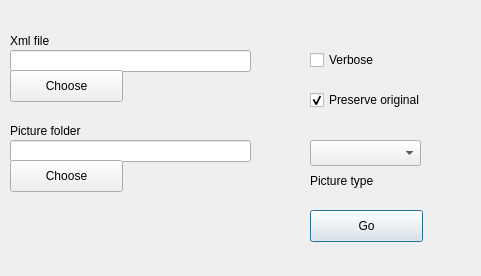
<?xml version="1.0" encoding="UTF-8"?>
<ui version="4.0">
 <class>Dialog</class>
 <widget class="QDialog" name="Dialog">
  <property name="geometry">
   <rect>
    <x>0</x>
    <y>0</y>
    <width>481</width>
    <height>276</height>
   </rect>
  </property>
  <property name="windowTitle">
   <string>Geotagger</string>
  </property>
  <widget class="QCheckBox" name="verbose">
   <property name="geometry">
    <rect>
     <x>310</x>
     <y>50</y>
     <width>87</width>
     <height>20</height>
    </rect>
   </property>
   <property name="text">
    <string>Verbose</string>
   </property>
  </widget>
  <widget class="QCheckBox" name="preserveOriginal">
   <property name="geometry">
    <rect>
     <x>310</x>
     <y>90</y>
     <width>131</width>
     <height>20</height>
    </rect>
   </property>
   <property name="text">
    <string>Preserve original</string>
   </property>
   <property name="checked">
    <bool>true</bool>
   </property>
  </widget>
  <widget class="QComboBox" name="pictureType">
   <property name="geometry">
    <rect>
     <x>310</x>
     <y>140</y>
     <width>111</width>
     <height>26</height>
    </rect>
   </property>
  </widget>
  <widget class="QPushButton" name="goButton">
   <property name="geometry">
    <rect>
     <x>310</x>
     <y>210</y>
     <width>113</width>
     <height>32</height>
    </rect>
   </property>
   <property name="text">
    <string>Go</string>
   </property>
  </widget>
  <widget class="QLabel" name="fileName">
   <property name="geometry">
    <rect>
     <x>10</x>
     <y>20</y>
     <width>81</width>
     <height>41</height>
    </rect>
   </property>
   <property name="text">
    <string>Xml file</string>
   </property>
  </widget>
  <widget class="QLineEdit" name="filename">
   <property name="geometry">
    <rect>
     <x>10</x>
     <y>50</y>
     <width>241</width>
     <height>22</height>
    </rect>
   </property>
   <property name="readOnly">
    <bool>true</bool>
   </property>
  </widget>
  <widget class="QLabel" name="label">
   <property name="geometry">
    <rect>
     <x>10</x>
     <y>110</y>
     <width>91</width>
     <height>41</height>
    </rect>
   </property>
   <property name="text">
    <string>Picture folder</string>
   </property>
  </widget>
  <widget class="QLineEdit" name="picturefolder">
   <property name="geometry">
    <rect>
     <x>10</x>
     <y>140</y>
     <width>241</width>
     <height>22</height>
    </rect>
   </property>
   <property name="readOnly">
    <bool>true</bool>
   </property>
  </widget>
  <widget class="QLabel" name="label_2">
   <property name="geometry">
    <rect>
     <x>310</x>
     <y>160</y>
     <width>91</width>
     <height>41</height>
    </rect>
   </property>
   <property name="text">
    <string>Picture type</string>
   </property>
  </widget>
  <widget class="QPushButton" name="chooseFileButton">
   <property name="geometry">
    <rect>
     <x>10</x>
     <y>70</y>
     <width>113</width>
     <height>32</height>
    </rect>
   </property>
   <property name="text">
    <string>Choose</string>
   </property>
  </widget>
  <widget class="QPushButton" name="chooseDirButton">
   <property name="geometry">
    <rect>
     <x>10</x>
     <y>160</y>
     <width>113</width>
     <height>32</height>
    </rect>
   </property>
   <property name="text">
    <string>Choose</string>
   </property>
  </widget>
 </widget>
 <resources/>
 <connections/>
</ui>
